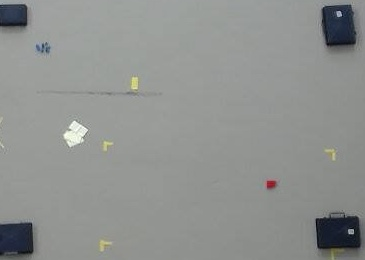
#> input picture comvis/cropped.jpg, 365 x 260 px
$ python imgMatrix.py   (Python 2 division)   (older library calls are emulated)
#> lines starting #> are read from the running program, lines starting #| are printed output that depends on the picture; after the words box and inside, x2 and y2 are one past the last pixel; in counts of white or black regions, pixels touching at a corner belong together
# -*- coding: utf-8 -*-

import numpy as np
import cv2
"""-------- Loading area ------------"""

img = cv2.imread('cropped.jpg',0)            #opening a greyscale picture
#> img: shape (260, 365); min 0, max 255, mean 144.8
cv2.imwrite('cropped.png',img)                #saving it as an .png file

newImg = cv2.imread('cropped.png',0)            #reading the .png file

img = cv2.imread('GreenMiddle.png')             #importing image
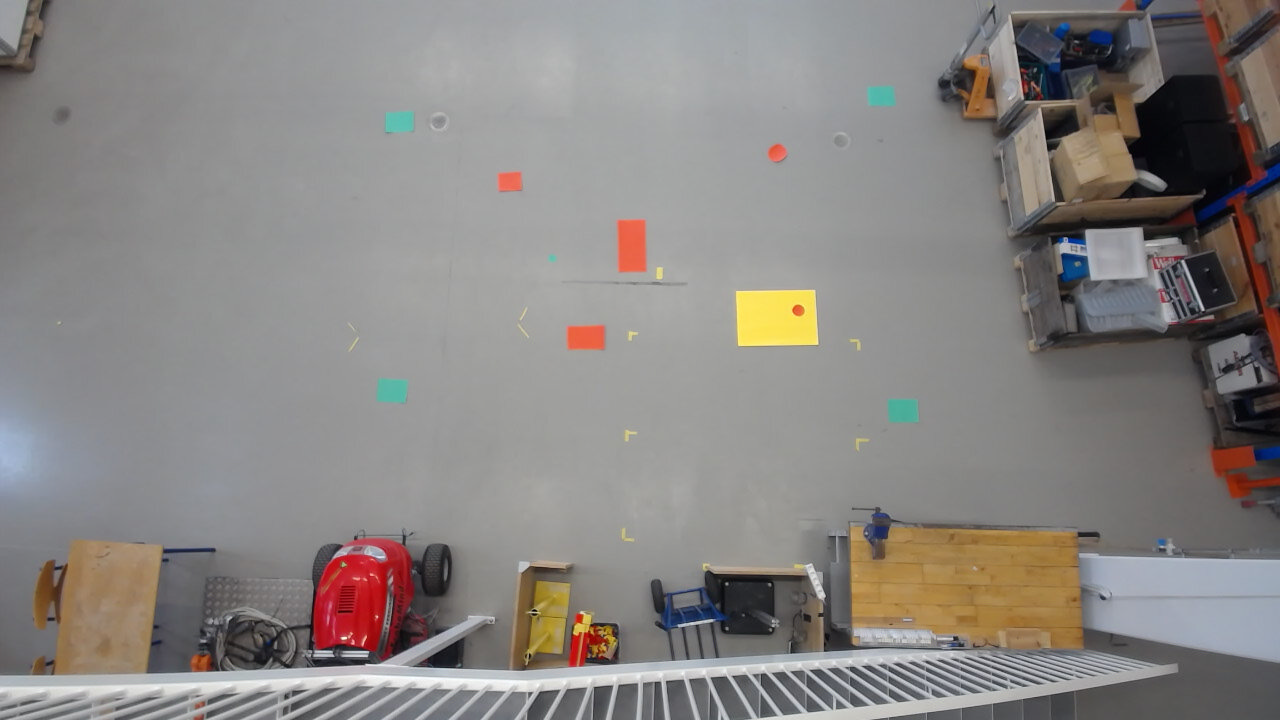
#> input picture comvis/GreenMiddle.png, 1280 x 720 px
#> img is the input picture: shape (720, 1280, 3); mean B, G, R 129.9, 132.4, 136.6
#cv2.imshow('newImg',newImg)                    #showing image

pix = cv2.imread('10pix.png')


cv2.imshow('my working image',img)
"""            Helping functions            """
def properties(image):
    print "Shape is ",image.shape
    print "max pixel value is  %i."  %(image.max() )
    print "min pixel value is %i."   %(image.min() )
def printE(image):
    countCol = 0
    countRow = 0
    for col in image:
        countCol +=1
        print col
        for row in col:
            #print row
            countRow +=1
    print "coloums: %i. rows %i " %(countCol,countRow/countCol)
def row(image):
    rows=0
    for col in image:
        for row in col:
            rows +=1
    return rows/coloum(image)
def coloum(image):
    colum = 0
    for col in image:
        colum+=1
    return colum
def corners(image):
    hsv=cv2.cvtColor(image,cv2.COLOR_BGR2HSV)
#> hsv: shape (720, 1280, 3); mean H, S, V 60.5, 24.2, 139.5
    lower_limit=np.array([60,100,140])
    upper_limit=np.array([100,255,255])
    #threshold
    mask = cv2.inRange(hsv,lower_limit,upper_limit)
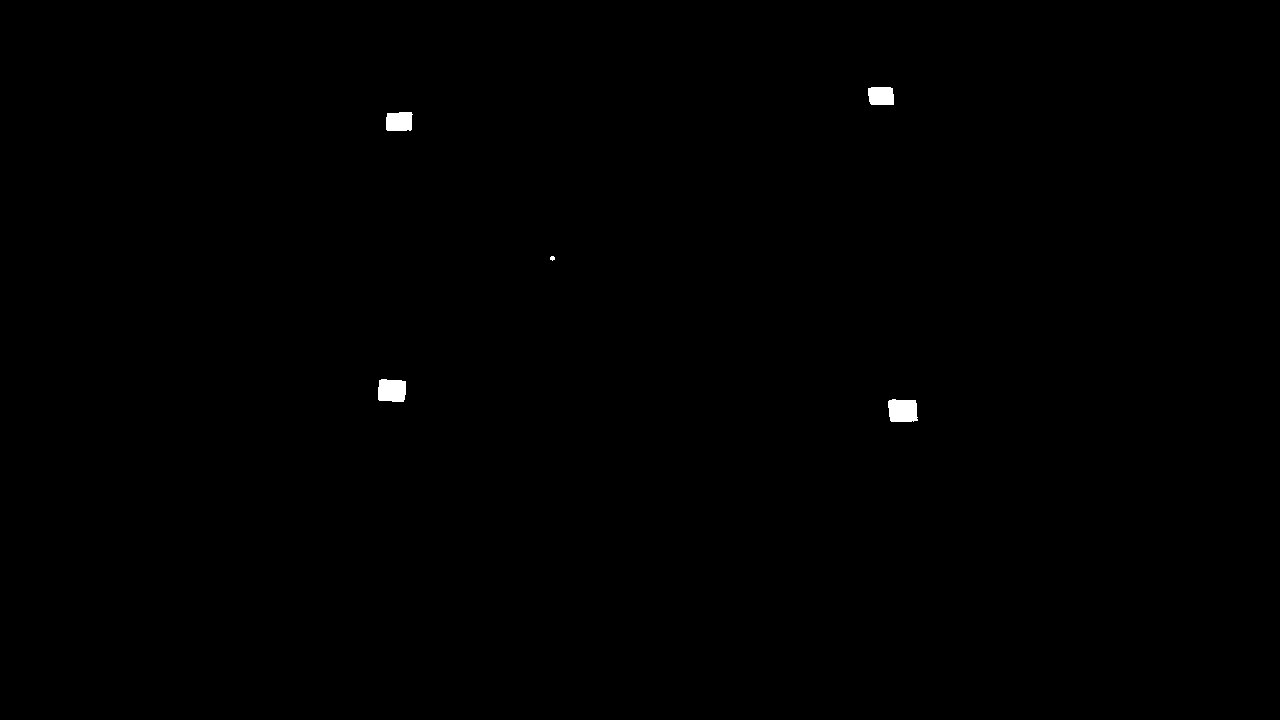
#> mask: shape (720, 1280); 0.23% white; 5 white regions (1 under 20 px)
    res=cv2.bitwise_and(image,image,mask=mask)
    cv2.imshow('Colours matching corners',res)
    # [4 lines of commented-out code are left out]
    tmp = cv2.cvtColor(res,cv2.COLOR_HSV2BGR)
    bwimg = cv2.cvtColor(tmp,cv2.COLOR_BGR2GRAY)
    #cv2.imshow('grey corners',bwimg)
#Finding coherent elements
    if cv2.__version__[0]=='3': #For opencv 3.0
       _, contours, hierarchy = cv2.findContours(bwimg, cv2.RETR_EXTERNAL, cv2.CHAIN_APPROX_SIMPLE)
    else: #For opencv <3.0
        contours, hierarchy = cv2.findContours(bwimg, cv2.RETR_EXTERNAL, cv2.CHAIN_APPROX_SIMPLE)
#> contours = 5 contours, 1 with area under 20; largest, box (x1, y1, x2, y2) and area: (888, 399, 918, 422) 570, (378, 379, 406, 402) 541, (386, 112, 413, 131) 432, (868, 87, 894, 105) 403
    for cnt in contours:
        areal = cv2.contourArea(cnt)
        if(areal)>1:
            M = cv2.moments(cnt)
            cx = int(M['m10']/M['m00'])
            cy = int(M['m01']/M['m00'])


            #alternativ
            # cx=sum(cnt[:,0][:,0]) / len(cnt[:,0][:,0])
            # cy=sum(cnt[:,0][:,1]) / len(cnt[:,0][:,1])


            # Print et sigtekorn der markerer elementet. (se handout)
            # <ret disse linjer>
            cv2.circle(image, (cx, cy), 8, (255, 0, 255), -1)
            cv2.circle(image, (cx, cy), 20, (255, 0, 255), 4)
            cv2.line(image, (0, cy), (1000, cy), (255, 0, 255), 4)
            cv2.line(image, (cx, 0), (cx, 1000), (255, 0, 255), 4)
            # </ret disse linjer>
            cv2.imshow('Cross airs',image)
#> this loop made 5 passes
#> (areal, cx, cy) on passes 1, 2, 4, 5: (569.5, 902, 410), (541, 391, 390), (432, 398, 121), (403, 880, 95)
#> pass 1, in corners, `cv2.imshow('Cross airs',image)`:
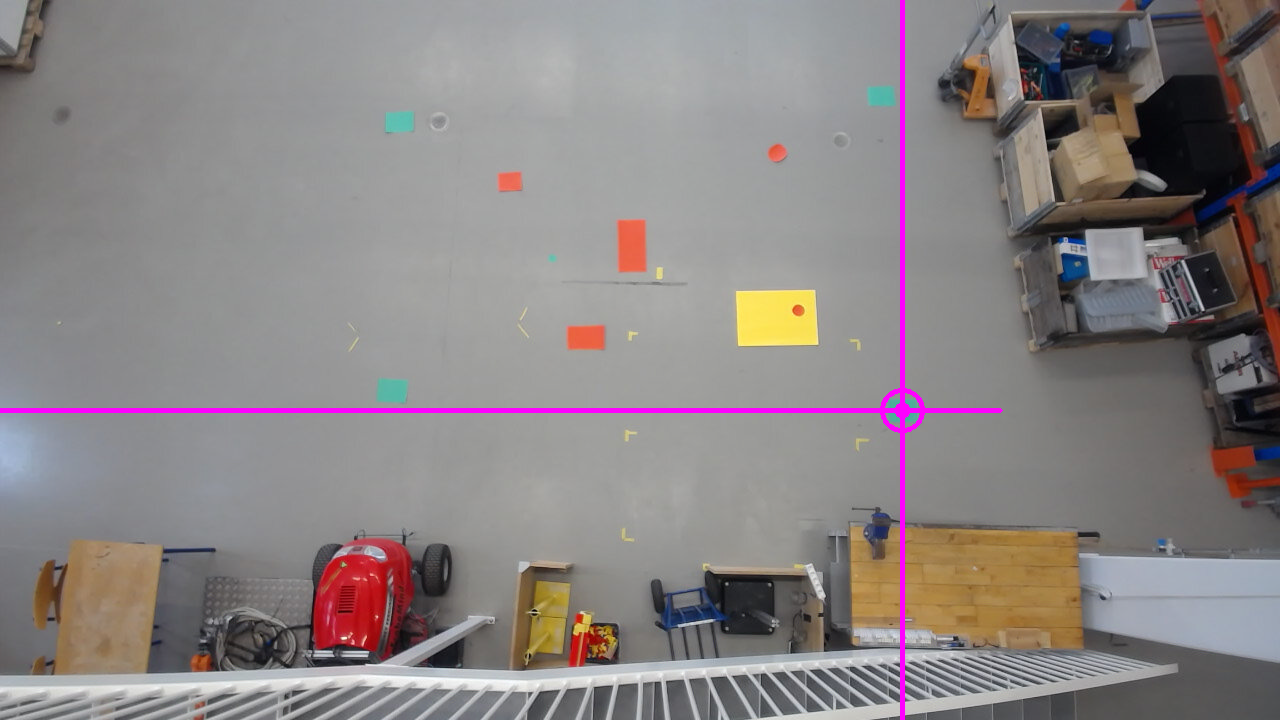
#> window 'Cross airs': shape (720, 1280, 3); mean B, G, R 131, 131, 137.7
#> pass 2, in corners, `cv2.imshow('Cross airs',image)`:
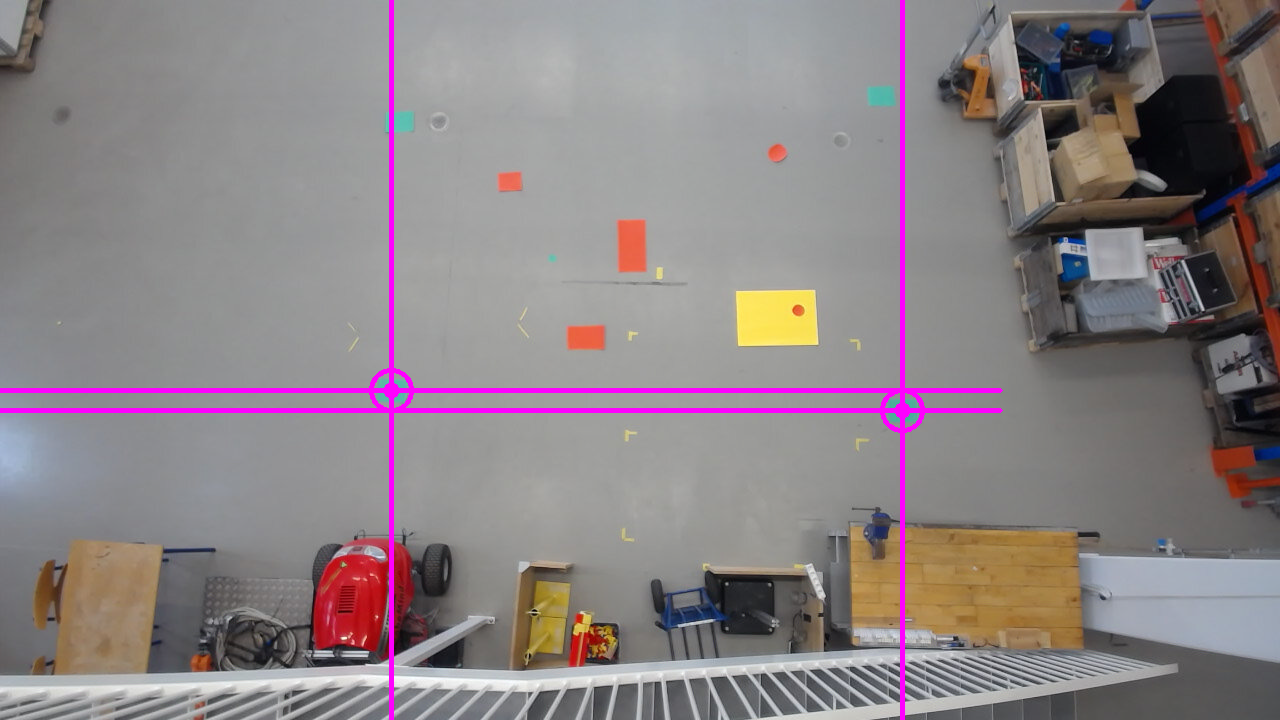
#> window 'Cross airs': shape (720, 1280, 3); mean B, G, R 132, 129.5, 138.7
#> after the loop:
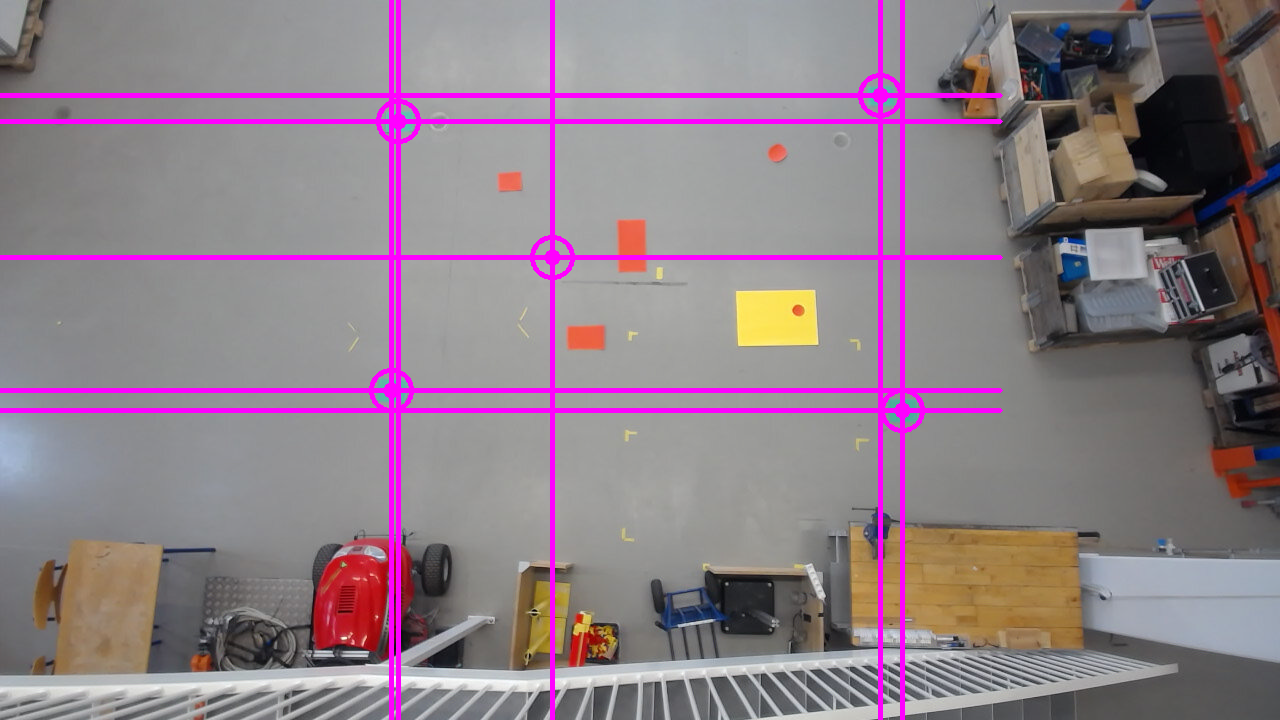
#> image: shape (720, 1280, 3); 4.88% of pixels changed, all inside (x1, y1, x2, y2) = (0, 0, 1003, 720)

corners(img)


#manuel H159 S 100 V67.5
"""            Workspace                """

# [17 lines of commented-out code are left out]


print "coloumns ",coloum(newImg)
#> after the loop in coloum, `for col in image:`: colum = 260
#| coloumns  260
print "rows ",row(newImg)
#> after the loop in row, `for col in image:`: rows = 94900
#| rows  365
#printE(newImg)
#properties(newImg)


"""####### my mask function #####
cropped = newImg
cv2.imshow('cropped and greyscale',cropped)
print cropped[135][74]            # white
print cropped[236][334]            #black
mask = cropped >30
cropped[mask]= 255
cv2.imshow('re made',cropped)
#printE(cropped)
##############################
"""


cv2.waitKey(0)
